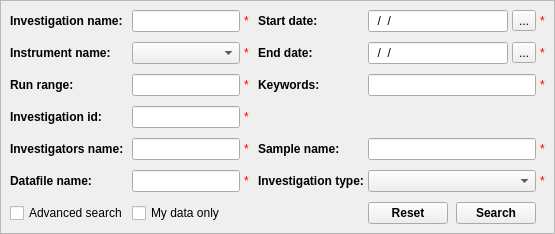
      <widget class="QFrame" name="searchFrame">
       <property name="sizePolicy">
        <sizepolicy hsizetype="Preferred" vsizetype="Fixed">
         <horstretch>0</horstretch>
         <verstretch>0</verstretch>
        </sizepolicy>
       </property>
       <property name="frameShape">
        <enum>QFrame::StyledPanel</enum>
       </property>
       <property name="frameShadow">
        <enum>QFrame::Raised</enum>
       </property>
       <layout class="QVBoxLayout" name="catalogSearchFrame">
        <property name="spacing">
         <number>6</number>
        </property>
        <property name="margin">
         <number>9</number>
        </property>
        <item>
         <layout class="QGridLayout" name="searchGrid" rowstretch="0,0,0,0,0,0,0" columnstretch="0,0,0,0,0,0,0,0">
          <property name="sizeConstraint">
           <enum>QLayout::SetDefaultConstraint</enum>
          </property>
          <property name="horizontalSpacing">
           <number>4</number>
          </property>
          <property name="verticalSpacing">
           <number>10</number>
          </property>
          <item row="1" column="1">
           <widget class="QComboBox" name="Instrument">
            <property name="sizePolicy">
             <sizepolicy hsizetype="Expanding" vsizetype="Fixed">
              <horstretch>0</horstretch>
              <verstretch>0</verstretch>
             </sizepolicy>
            </property>
           </widget>
          </item>
          <item row="0" column="3">
           <spacer name="searchGridSpacer">
            <property name="orientation">
             <enum>Qt::Horizontal</enum>
            </property>
            <property name="sizeType">
             <enum>QSizePolicy::Fixed</enum>
            </property>
            <property name="sizeHint" stdset="0">
             <size>
              <width>5</width>
              <height>0</height>
             </size>
            </property>
           </spacer>
          </item>
          <item row="0" column="6">
           <widget class="QToolButton" name="startDatePicker">
            <property name="maximumSize">
             <size>
              <width>25</width>
              <height>16777215</height>
             </size>
            </property>
            <property name="toolTip">
             <string>&lt;html&gt;&lt;head/&gt;&lt;body&gt;&lt;p&gt;Select a date from the calender.&lt;/p&gt;&lt;/body&gt;&lt;/html&gt;</string>
            </property>
            <property name="text">
             <string>...</string>
            </property>
           </widget>
          </item>
          <item row="1" column="2" alignment="Qt::AlignHCenter|Qt::AlignVCenter">
           <widget class="QLabel" name="Instrument_err">
            <property name="styleSheet">
             <string notr="true">color: rgb(255, 0, 0);</string>
            </property>
            <property name="text">
             <string>*</string>
            </property>
           </widget>
          </item>
          <item row="2" column="2" alignment="Qt::AlignHCenter">
           <widget class="QLabel" name="RunRange_err">
            <property name="styleSheet">
             <string notr="true">color: rgb(255, 0, 0);</string>
            </property>
            <property name="text">
             <string>*</string>
            </property>
           </widget>
          </item>
          <item row="1" column="6">
           <widget class="QToolButton" name="endDatePicker">
            <property name="maximumSize">
             <size>
              <width>25</width>
              <height>16777215</height>
             </size>
            </property>
            <property name="toolTip">
             <string>&lt;html&gt;&lt;head/&gt;&lt;body&gt;&lt;p&gt;Select a date from the calender.&lt;/p&gt;&lt;/body&gt;&lt;/html&gt;</string>
            </property>
            <property name="text">
             <string>...</string>
            </property>
           </widget>
          </item>
          <item row="0" column="4" alignment="Qt::AlignVCenter">
           <widget class="QLabel" name="startDateLbl">
            <property name="font">
             <font>
              <weight>75</weight>
              <bold>true</bold>
             </font>
            </property>
            <property name="text">
             <string>Start date:</string>
            </property>
           </widget>
          </item>
          <item row="2" column="5" colspan="2">
           <widget class="QLineEdit" name="Keywords">
            <property name="toolTip">
             <string>&lt;html&gt;&lt;head/&gt;&lt;body&gt;&lt;p&gt;The keyword that appears in the investigation description, title, or related sample.&lt;/p&gt;&lt;/body&gt;&lt;/html&gt;</string>
            </property>
           </widget>
          </item>
          <item row="1" column="0">
           <widget class="QLabel" name="instrumentLbl">
            <property name="enabled">
             <bool>true</bool>
            </property>
            <property name="sizePolicy">
             <sizepolicy hsizetype="Fixed" vsizetype="Preferred">
              <horstretch>0</horstretch>
              <verstretch>0</verstretch>
             </sizepolicy>
            </property>
            <property name="font">
             <font>
              <weight>75</weight>
              <bold>true</bold>
             </font>
            </property>
            <property name="text">
             <string>Instrument name:</string>
            </property>
           </widget>
          </item>
          <item row="1" column="7">
           <widget class="QLabel" name="EndDate_err">
            <property name="styleSheet">
             <string notr="true">color: rgb(255, 0, 0);</string>
            </property>
            <property name="text">
             <string>*</string>
            </property>
           </widget>
          </item>
          <item row="0" column="1">
           <widget class="QLineEdit" name="InvestigationName">
            <property name="toolTip">
             <string>&lt;html&gt;&lt;head/&gt;&lt;body&gt;&lt;p&gt;The title (name) of the investigation to search for.&lt;/p&gt;&lt;/body&gt;&lt;/html&gt;</string>
            </property>
           </widget>
          </item>
          <item row="2" column="1">
           <widget class="QLineEdit" name="RunRange">
            <property name="toolTip">
             <string>&lt;html&gt;&lt;head/&gt;&lt;body&gt;&lt;p&gt;Enter a run number, or a range of runs seperated by a hyphen (-) or colon (:).&lt;/p&gt;&lt;/body&gt;&lt;/html&gt;</string>
            </property>
            <property name="inputMethodHints">
             <set>Qt::ImhDigitsOnly</set>
            </property>
            <property name="inputMask">
             <string/>
            </property>
            <property name="text">
             <string/>
            </property>
           </widget>
          </item>
          <item row="1" column="5">
           <widget class="QLineEdit" name="EndDate">
            <property name="toolTip">
             <string>&lt;html&gt;&lt;head/&gt;&lt;body&gt;&lt;p&gt;Date in DD/MM/YYYY .&lt;/p&gt;&lt;/body&gt;&lt;/html&gt;</string>
            </property>
            <property name="inputMask">
             <string>99/99/9999; </string>
            </property>
           </widget>
          </item>
          <item row="0" column="2">
           <widget class="QLabel" name="InvestigationName_err">
            <property name="styleSheet">
             <string notr="true">color: rgb(255, 0, 0);</string>
            </property>
            <property name="text">
             <string>*</string>
            </property>
           </widget>
          </item>
          <item row="1" column="4" alignment="Qt::AlignVCenter">
           <widget class="QLabel" name="endDateLbl">
            <property name="enabled">
             <bool>true</bool>
            </property>
            <property name="sizePolicy">
             <sizepolicy hsizetype="Fixed" vsizetype="Preferred">
              <horstretch>0</horstretch>
              <verstretch>0</verstretch>
             </sizepolicy>
            </property>
            <property name="font">
             <font>
              <weight>75</weight>
              <bold>true</bold>
             </font>
            </property>
            <property name="text">
             <string>End date:</string>
            </property>
           </widget>
          </item>
          <item row="2" column="7">
           <widget class="QLabel" name="Keywords_err">
            <property name="styleSheet">
             <string notr="true">color: rgb(255, 0, 0);</string>
            </property>
            <property name="text">
             <string>*</string>
            </property>
           </widget>
          </item>
          <item row="0" column="0">
           <widget class="QLabel" name="invesNameLbl">
            <property name="font">
             <font>
              <weight>75</weight>
              <bold>true</bold>
             </font>
            </property>
            <property name="text">
             <string>Investigation name:</string>
            </property>
           </widget>
          </item>
          <item row="6" column="5" colspan="2">
           <layout class="QHBoxLayout" name="searchBtnGrid">
            <property name="spacing">
             <number>8</number>
            </property>
            <property name="sizeConstraint">
             <enum>QLayout::SetMinimumSize</enum>
            </property>
            <item>
             <widget class="QPushButton" name="resetBtn">
              <property name="font">
               <font>
                <weight>75</weight>
                <bold>true</bold>
               </font>
              </property>
              <property name="toolTip">
               <string>&lt;html&gt;&lt;head/&gt;&lt;body&gt;&lt;p&gt;&lt;span style=&quot; font-weight:400;&quot;&gt;Reset all fields&lt;/span&gt;&lt;/p&gt;&lt;/body&gt;&lt;/html&gt;</string>
              </property>
              <property name="text">
               <string>Reset</string>
              </property>
             </widget>
            </item>
            <item>
             <widget class="QPushButton" name="searchBtn">
              <property name="font">
               <font>
                <weight>75</weight>
                <bold>true</bold>
               </font>
              </property>
              <property name="toolTip">
               <string>&lt;html&gt;&lt;head/&gt;&lt;body&gt;&lt;p&gt;&lt;span style=&quot; font-weight:400;&quot;&gt;Search Investigations.&lt;/span&gt;&lt;/p&gt;&lt;/body&gt;&lt;/html&gt;</string>
              </property>
              <property name="layoutDirection">
               <enum>Qt::LeftToRight</enum>
              </property>
              <property name="autoFillBackground">
               <bool>false</bool>
              </property>
              <property name="text">
               <string>Search</string>
              </property>
             </widget>
            </item>
           </layout>
          </item>
          <item row="2" column="4">
           <widget class="QLabel" name="keywordsLbl">
            <property name="font">
             <font>
              <weight>75</weight>
              <bold>true</bold>
             </font>
            </property>
            <property name="text">
             <string>Keywords:</string>
            </property>
           </widget>
          </item>
          <item row="2" column="0">
           <widget class="QLabel" name="runRangeLbl">
            <property name="font">
             <font>
              <weight>75</weight>
              <bold>true</bold>
             </font>
            </property>
            <property name="text">
             <string>Run range:</string>
            </property>
           </widget>
          </item>
          <item row="6" column="0">
           <widget class="QCheckBox" name="advSearchCbox">
            <property name="toolTip">
             <string>&lt;html&gt;&lt;head/&gt;&lt;body&gt;&lt;p&gt;Check to view additional search options.&lt;/p&gt;&lt;/body&gt;&lt;/html&gt;</string>
            </property>
            <property name="text">
             <string>Advanced search</string>
            </property>
           </widget>
          </item>
          <item row="0" column="7">
           <widget class="QLabel" name="StartDate_err">
            <property name="styleSheet">
             <string notr="true">color: rgb(255, 0, 0);</string>
            </property>
            <property name="text">
             <string>*</string>
            </property>
           </widget>
          </item>
          <item row="6" column="1">
           <widget class="QCheckBox" name="myDataCbox">
            <property name="toolTip">
             <string>&lt;html&gt;&lt;head/&gt;&lt;body&gt;&lt;p&gt;Check to search through the investigations of which you are an investigator.&lt;/p&gt;&lt;/body&gt;&lt;/html&gt;</string>
            </property>
            <property name="text">
             <string>My data only</string>
            </property>
           </widget>
          </item>
          <item row="0" column="5">
           <widget class="QLineEdit" name="StartDate">
            <property name="toolTip">
             <string>&lt;html&gt;&lt;head/&gt;&lt;body&gt;&lt;p&gt;Date in DD/MM/YYYY.&lt;/p&gt;&lt;/body&gt;&lt;/html&gt;</string>
            </property>
            <property name="inputMethodHints">
             <set>Qt::ImhNone</set>
            </property>
            <property name="inputMask">
             <string>99/99/9999; </string>
            </property>
            <property name="text">
             <string>//</string>
            </property>
           </widget>
          </item>
          <item row="5" column="4">
           <widget class="QLabel" name="advTypeLbl">
            <property name="font">
             <font>
              <weight>75</weight>
              <bold>true</bold>
             </font>
            </property>
            <property name="text">
             <string>Investigation type:</string>
            </property>
           </widget>
          </item>
          <item row="4" column="4">
           <widget class="QLabel" name="advSampleLbl">
            <property name="font">
             <font>
              <weight>75</weight>
              <bold>true</bold>
             </font>
            </property>
            <property name="text">
             <string>Sample name:</string>
            </property>
           </widget>
          </item>
          <item row="4" column="5" colspan="2">
           <widget class="QLineEdit" name="SampleName">
            <property name="toolTip">
             <string>&lt;html&gt;&lt;head/&gt;&lt;body&gt;&lt;p&gt;The name of the sample in an investigation to search for.&lt;/p&gt;&lt;/body&gt;&lt;/html&gt;</string>
            </property>
           </widget>
          </item>
          <item row="5" column="5" colspan="2">
           <widget class="QComboBox" name="InvestigationType">
            <property name="sizePolicy">
             <sizepolicy hsizetype="Expanding" vsizetype="Fixed">
              <horstretch>0</horstretch>
              <verstretch>0</verstretch>
             </sizepolicy>
            </property>
           </widget>
          </item>
          <item row="5" column="7">
           <widget class="QLabel" name="InvestigationType_err">
            <property name="styleSheet">
             <string notr="true">color: rgb(255, 0, 0);</string>
            </property>
            <property name="text">
             <string>*</string>
            </property>
           </widget>
          </item>
          <item row="4" column="7">
           <widget class="QLabel" name="SampleName_err">
            <property name="styleSheet">
             <string notr="true">color: rgb(255, 0, 0);</string>
            </property>
            <property name="text">
             <string>*</string>
            </property>
           </widget>
          </item>
          <item row="5" column="2">
           <widget class="QLabel" name="DataFileName_err">
            <property name="styleSheet">
             <string notr="true">color: rgb(255, 0, 0);</string>
            </property>
            <property name="text">
             <string>*</string>
            </property>
           </widget>
          </item>
          <item row="4" column="2">
           <widget class="QLabel" name="InvestigatorSurname_err">
            <property name="styleSheet">
             <string notr="true">color: rgb(255, 0, 0);</string>
            </property>
            <property name="text">
             <string>*</string>
            </property>
           </widget>
          </item>
          <item row="5" column="1">
           <widget class="QLineEdit" name="DataFileName">
            <property name="toolTip">
             <string>&lt;html&gt;&lt;head/&gt;&lt;body&gt;&lt;p&gt;The name of the datafile to search for.&lt;/p&gt;&lt;/body&gt;&lt;/html&gt;</string>
            </property>
           </widget>
          </item>
          <item row="5" column="0">
           <widget class="QLabel" name="advDatafileLbl">
            <property name="font">
             <font>
              <weight>75</weight>
              <bold>true</bold>
             </font>
            </property>
            <property name="text">
             <string>Datafile name:</string>
            </property>
           </widget>
          </item>
          <item row="4" column="0">
           <widget class="QLabel" name="advNameLbl">
            <property name="font">
             <font>
              <weight>75</weight>
              <bold>true</bold>
             </font>
            </property>
            <property name="text">
             <string>Investigators name:</string>
            </property>
           </widget>
          </item>
          <item row="3" column="0">
           <widget class="QLabel" name="InvestigationIdLbl">
            <property name="font">
             <font>
              <weight>75</weight>
              <bold>true</bold>
             </font>
            </property>
            <property name="text">
             <string>Investigation id:</string>
            </property>
           </widget>
          </item>
          <item row="3" column="2">
           <widget class="QLabel" name="InvestigationId_err">
            <property name="styleSheet">
             <string notr="true">color: rgb(255, 0, 0);</string>
            </property>
            <property name="text">
             <string>*</string>
            </property>
           </widget>
          </item>
          <item row="4" column="1">
           <widget class="QLineEdit" name="InvestigatorName">
            <property name="toolTip">
             <string>&lt;html&gt;&lt;head/&gt;&lt;body&gt;&lt;p&gt;The name (forename, surname, or both) of the investigator of an investigation. This is case insensitive.&lt;/p&gt;&lt;/body&gt;&lt;/html&gt;</string>
            </property>
           </widget>
          </item>
          <item row="3" column="1">
           <widget class="QLineEdit" name="InvestigationId">
            <property name="toolTip">
             <string>&lt;html&gt;&lt;head/&gt;&lt;body&gt;&lt;p&gt;The investigation id of the datafile to search for.&lt;/p&gt;&lt;/body&gt;&lt;/html&gt;</string>
            </property>
           </widget>
          </item>
         </layout>
        </item>
       </layout>
      </widget>
